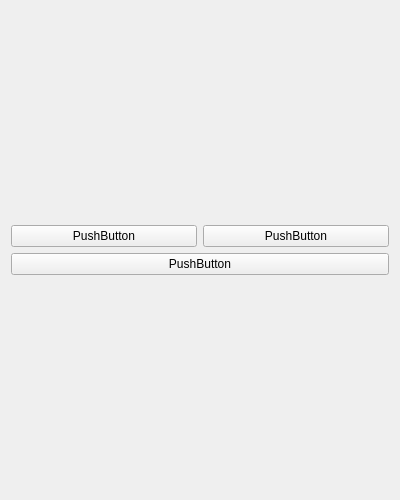
<?xml version="1.0" encoding="UTF-8"?>
<ui version="4.0">
 <class>Calc</class>
 <widget class="QWidget" name="Calc">
  <property name="geometry">
   <rect>
    <x>0</x>
    <y>0</y>
    <width>400</width>
    <height>500</height>
   </rect>
  </property>
  <property name="minimumSize">
   <size>
    <width>400</width>
    <height>500</height>
   </size>
  </property>
  <property name="windowTitle">
   <string>Form</string>
  </property>
  <layout class="QGridLayout" name="gridLayout_2">
   <item row="0" column="0">
    <layout class="QGridLayout" name="gridLayout" rowstretch="0,0" columnstretch="0,0">
     <item row="0" column="0">
      <widget class="QPushButton" name="pushButton">
       <property name="text">
        <string>PushButton</string>
       </property>
      </widget>
     </item>
     <item row="0" column="1">
      <widget class="QPushButton" name="pushButton_3">
       <property name="text">
        <string>PushButton</string>
       </property>
      </widget>
     </item>
     <item row="1" column="0" colspan="2">
      <widget class="QPushButton" name="pushButton_2">
       <property name="text">
        <string>PushButton</string>
       </property>
      </widget>
     </item>
    </layout>
   </item>
  </layout>
 </widget>
 <resources/>
 <connections/>
</ui>
